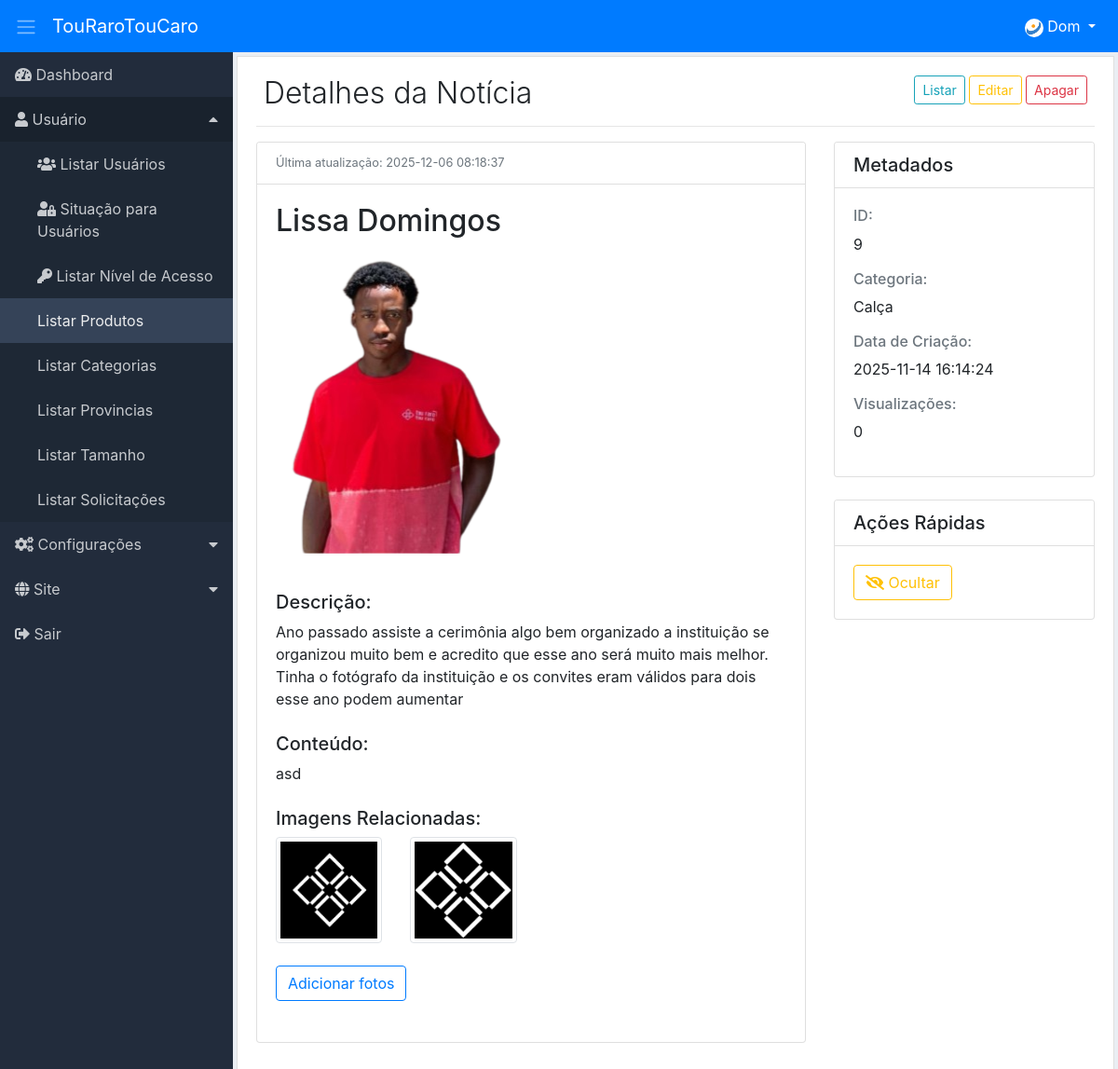
/adm/view-product/index/9 (signed in), run on the app's committed database.
### tables this page shows
CREATE TABLE IF NOT EXISTS `sts_products` (
  `id` int NOT NULL AUTO_INCREMENT,
  `product_id` varchar(20) NOT NULL,
  `name` varchar(50) NOT NULL,
  `title` varchar(50) NOT NULL,
  `description` text NOT NULL,
  `type` varchar(50) NOT NULL,
  `price` double NOT NULL,
  `sts_categories_id` int NOT NULL,
  `sts_view_id` int NOT NULL,
  `image` varchar(250) DEFAULT NULL,
  `created` datetime NOT NULL,
  `modified` datetime DEFAULT NULL,
  PRIMARY KEY (`id`)
);

CREATE TABLE IF NOT EXISTS `sts_product_images` (
  `id` int NOT NULL AUTO_INCREMENT,
  `name` varchar(100) NOT NULL,
  `sts_product_id` int NOT NULL,
  `created` datetime NOT NULL,
  `modified` datetime DEFAULT NULL,
  PRIMARY KEY (`id`)
);

CREATE TABLE IF NOT EXISTS `sts_categories` (
  `id` int NOT NULL AUTO_INCREMENT,
  `name` varchar(45) NOT NULL,
  `image` varchar(200) DEFAULT NULL,
  `created` datetime NOT NULL,
  `modified` datetime DEFAULT NULL,
  PRIMARY KEY (`id`)
);

### adm/core/ConfigController.php (called while the page is built, shortened)
<?php
class ConfigController extends Config
{
    private string $urlController;
    private string $urlMetodo;
    private string $urlParamentro;
    private array $format;
    public function __construct() {
        if (!empty(filter_input(INPUT_GET, 'url', FILTER_DEFAULT))) {
            $this->url = filter_input(INPUT_GET, 'url', FILTER_DEFAULT);
            $this->url = $this->limparUrl($this->url);
            $this->urlConjunto = explode("/", $this->url);
            if (isset($this->urlConjunto[0])) {
                $this->urlController = $this->slugController($this->urlConjunto[0]);
            } else {
                $this->urlController = $this->slugController(CONTROLLER);
            }
            if (isset($this->urlConjunto[1])) {
                $this->urlMetodo = $this->slugMetodo($this->urlConjunto[1]);
            } else {
                $this->urlController = $this->slugController(CONTROLLER);
                $this->urlMetodo = $this->slugMetodo(METODO);
            }
            if (isset($this->urlConjunto[2])) {
                $this->urlParamentro = $this->urlConjunto[2];
            } else {
                $this->urlParamentro = "";
            }
        } else {
            $this->urlController = $this->slugController(CONTROLLER);
            $this->urlMetodo = $this->slugMetodo(METODO);
            $this->urlParamentro = "";
        }
    }
    private function slugController($slugController) {
        $this->slugController = strtolower($slugController);
        $this->slugController = str_replace("-", " ", $this->slugController);
        $this->slugController = ucwords($this->slugController);
        $this->slugController = str_replace(" ", "", $this->slugController);
        return $this->slugController;
    }
    private function slugMetodo($slugMetodo) {
        $this->slugMetodo = $this->slugController($slugMetodo);
        $this->slugMetodo = lcfirst($this->slugMetodo);
        return $this->slugMetodo;
    }
    private function limparUrl($url) {
        $this->urlLimpa = strip_tags($url);
        $this->urlLimpa = trim($this->urlLimpa);
        $this->urlLimpa = rtrim($this->urlLimpa, "/");
        $this->format['a'] = 'ÀÁÂÃÄÅÆÇÈÉÊËÌÍÎÏÐÑÒÓÔÕÖØÙÚÛÜüÝÞßàáâãäåæçèéêëìíîïðñòóôõöøùúûýýþÿRr"!@#$%&*()_-+={[}]?;:.,\\\'<>°ºª ';
        $this->format['b'] = 'aaaaaaaceeeeiiiidnoooooouuuuuybsaaaaaaaceeeeiiiidnoooooouuuyybyRr--------------------------------';
        $this->urlLimpa = strtr(mb_convert_encoding($this->urlLimpa,'ISO-8859-1', 'UTF-8'), mb_convert_encoding($this->format['a'],'ISO-8859-1', 'UTF-8'), $this->format['b']);
        return $this->urlLimpa;
    }
    public function carregar() {
        $carregarPgAdm = new \Core\CarregarPgAdmLevel();
        $carregarPgAdm->carregarPg( $this->urlController, $this->urlMetodo, $this->urlParamentro);
    }
}

### adm/index.php (called while the page is built, shortened)
<?php
$url = new Home();
$url->carregar();

### adm/app/adms/Models/helper/AdmsRead.php (called while the page is built, shortened)
<?php
class AdmsRead extends AdmsConn
{
    private string $select;
    private array $values = [];
    private object $query;
    public function fullRead($query, $parseString = null) {
        $this->select = $query;
        if (!empty($parseString)) {
            parse_str($parseString, $this->values);
        }
        $this->exeIntruction();
    }
    private function exeIntruction() {
        $this->connection();
        try {
            $this->exeParameter();
            $this->query->execute();
            $this->result = $this->query->fetchAll();
        } catch (Exception $ex) {
            $this->result = null;
        }
    }
    private function connection() {
        $this->conn = $this->connect();
        $this->query = $this->conn->prepare($this->select);
        $this->query->setFetchMode(PDO::FETCH_ASSOC);
    }
    private function exeParameter() {
        if ($this->values) {
            foreach ($this->values as $link => $value) {
                if ($link == 'limit' || $link == 'offset') {
                    $value = (int) $value;
                }
                $this->query->bindValue(":{$link}", $value, (is_int($value) ? PDO::PARAM_INT : PDO::PARAM_STR));
            }
        }
    }
}

### adm/app/adms/Models/helper/AdmsConn.php (called while the page is built, shortened)
<?php
class AdmsConn
{
    private string $db = "mysql";
    private string $host = HOST;
    private string $user = USER;
    private string $pass = PASS;
    private string $dbname = DBNAME;
    private int $port = PORT;
    protected function connect() {
        try {
            $this->connect = new PDO($this->db . ':host=' . $this->host . ';port=' . $this->port . ';dbname=' . $this->dbname, $this->user, $this->pass);
            return $this->connect;
        } catch (Exception $ex) {
            die("Erro: Por favor tente novamente. Caso o problema persista, entre em contato o administrador " . EMAILADM . "!<br>");
        }
    }
}

### adm/app/adms/Models/AdmsViewProduct.php (called while the page is built, shortened)
<?php
class AdmsViewProduct
{
    public function viewProduct($id) {
        $this->id = (int) $id;
        $viewProduct = new \App\adms\Models\helper\AdmsRead();
        $viewProduct->fullRead("SELECT prd.id, prd.name, prd.description, prd.title, prd.type, prd.image, prd.price, prd.sts_view_id, prd.modified, prd.created,
                cat.name AS category
                FROM sts_products prd
                INNER JOIN sts_categories cat ON cat.id=prd.sts_categories_id
                WHERE prd.id=:id
                LIMIT :limit", "id={$this->id}&limit=1");
    }
    public function listProductImages($id){
        $this->id = (int) $id;
        $listImage = new \App\adms\Models\helper\AdmsRead();
        $listImage->fullRead("SELECT id img_id , name , sts_product_id as product_id
        FROM sts_product_images
        WHERE sts_product_id =:id ORDER BY id DESC","id=".$this->id);
        return $listImage->getResult();
    }
}

### adm/app/adms/Views/products/viewProduct.php (the view, shortened to what this page needs)
<div class="content p-1">
    <div class="list-group-item">
        <div class="d-flex">
            <div class="mr-auto p-2">
                <h2 class="display-4 title">Detalhes da Notícia</h2>
            </div>
            <?php
            if (!empty($this->dados['viewProduct'])) {
                extract($this->dados['viewProduct'][0]);
                ?>
                <div class="p-2">
                    <span class="d-none d-lg-block">
                        <?php
                        if ($this->dados['button']['list_product']) {
                            echo "<a href='" . URLADM . "list-products/index' class='btn btn-outline-info btn-sm'>Listar</a> ";
                        }
                        if ($this->dados['button']['edit_product']) {
                            echo "<a href='" . URLADM . "edit-product/index/$id' class='btn btn-outline-warning btn-sm'>Editar</a> ";
                        }
                        if ($this->dados['button']['delete_product']) {
                            echo "<a href='" . URLADM . "delete-product/index/$id' class='btn btn-outline-danger btn-sm' data-confirm='Excluir'>Apagar</a> ";
                        }
                        ?>
                    </span>
                </div>
            <?php } ?>
        </div>
        <hr class="hr-title">
        <?php
         if(isset($this->dados['viewProduct'])){
    extract($this->dados['viewProduct'][0]);
    ?>
        <div class="row">
            <div class="col-lg-8">
                <div class="card mb-4">
                    <div class="card-header bg-white">
                        <div class="d-flex justify-content-between align-items-center">
                            <small class="text-muted">Última atualização: <?php echo $modified;?></small>
                        </div>
                    </div>
                    <div class="card-body">
                        <h2 class="card-title"><?php echo $name; ?></h2>
                        <div class="mb-4 img-edit">
                            <?php
                if (isset($image) AND (!empty($image)) AND (file_exists('app/adms/assets/image/products/' . $id . '/' . $image))) {
                    $image = URLADM . 'app/adms/assets/image/products/' . $id . '/' . $image;
                } else {
                    $image = URLADM . 'app/adms/assets/image/products/product_icon.png';
                }
                ?>
                            <img src="<?php echo $image?>" alt="Imagem principal"
                                class="img-fluid rounded products-image w-100 mb-3">
                        </div>
                        <div class="mb-4">
                            <h5>Descrição:</h5>
                            <div class="highlight-box">
                                <p class="mb-0"><?php echo $description?></p>
                            </div>
                        </div>
                        <div class="mb-4">
                            <h5>Conteúdo:</h5>
                            <div class="products-content">
                                <p><?php echo $title?></p>
                            </div>
                        </div>
                        <div class="mb-4">
                            <h5>Imagens Relacionadas:</h5>
                            <div class="row g-2" id="imageGallery">
                                <?php
                                if(isset($this->dados['listProductImages']) && !empty($this->dados['listProductImages'])){
                            foreach($this->dados['listProductImages'] as $listProductImages){
                               extract($listProductImages);
                               if (isset($name) AND (!empty($name)) AND (file_exists('app/adms/assets/image/products/' . $product_id . '/' . $name))) {
                    $name = URLADM . 'app/adms/assets/image/products/' . $product_id . '/' . $name;
                } else {
                    $name = '';
                }
                              if($name !== '') {?>
                                <div class="col-6 col-md-4 col-lg-3 img-edit">
                                    <img src="<?php echo $name?>" alt="Imagem 1" class="img-thumbnail gallery-thumbnail"
                                        data-bs-toggle="modal" data-bs-target="#imageModal">
                                </div>
                                <?php  }}}?>
                            </div>
                            <a href="<?php echo URLADM . 'add-product-images/index/' . $id; ?>"
                                class="mt-4 btn btn-outline-primary">Adicionar fotos</a>
                        </div>
                    </div>
                </div>
            </div>
            <div class="col-lg-4">
                <div class="card mb-4">
                    <div class="card-header bg-white">
                        <h5 class="mb-0">Metadados</h5>
                    </div>
                    <div class="card-body">
                        <div class="metadata-item">
                            <h6 class="text-muted">ID:</h6>
                            <p><?php echo $id?></p>
                        </div>
                        <div class="metadata-item">
                            <h6 class="text-muted">Categoria:</h6>
                            <p><?php echo $category?></p>
                        </div>
                        <div class="metadata-item">
                            <h6 class="text-muted">Data de Criação:</h6>
                            <p><?php echo $created?></p>
                        </div>
                        <div class="metadata-item">
                            <h6 class="text-muted">Visualizações:</h6>
                            <p>0 </p>
                        </div>
                    </div>
                </div>
                <div class="card">
                    <div class="card-header bg-white">
                        <h5 class="mb-0">Ações Rápidas</h5>
                    </div>
                    <div class="card-body d-grid gap-2">
                        <form id="edit_product" method="POST" action="<?php echo URLADM."edit-product/index/".$id?>>"
                            enctype="multipart/form-data">
                            <input type="text" name="sts_view_id" value="<?php if($sts_view_id==0){
                            $label="Publicar";
                            $icon="fa-eye";
                            $button="btn-outline-primary";
                            echo 1;
                         }else{
                             $label="Ocultar";
                            $icon="fa-eye-slash";
                            $button="btn-outline-warning";
                         }?>" hidden>
                            <button name="EditProduct" value="editProduct" type="submit" class="btn <?php echo $button;?> ">
                                <i class="fas <?php echo $icon;?> me-1"></i> <?php echo $label;?></button>
                        </form>
                    </div>
                </div>
            </div>
        </div>
        <?php } ?>

### adm/app/adms/assets/css/perso_adms.css (style rules this page uses)
body { background-color: #eaeef3; }
.content { width: 100%; }
.title { font-size: 2.0rem !important; }
.hr-title { margin-top: 0rem !important; }
.img-edit { position: relative; display: inline-block; }

### data on the page
sts_products: modified "2025-12-06 08:18:37", name "Lissa Domingos", description "Ano passado assiste a cerimônia algo bem organizado a instituição se organizou muito bem e acredito que esse ano será muito mais melhor. Tinha o fotógrafo da instituição e os convites eram válidos para dois esse ano podem aumentar", title "asd", id "9", sts_categories.name "Calça", created "2025-11-14 16:14:24", sts_view "Ocultar"
sts_product_images: shows a picture
sts_product_images: shows a picture

### other printed values
$name[0] "Dom"
$name_page "Dashboard"
$name_itm_men "Usuário"
$name_page "Listar Usuários"
$name_page "Situação para Usuários"
$name_page "Listar Nível de Acesso"
$name_page "Listar Produtos"
$name_page "Listar Categorias"
$name_page "Listar Provincias"
$name_page "Listar Tamanho"
$name_page "Listar Solicitações"
$name_itm_men "Configurações"
$name_itm_men "Site"
$name_page "Sair"
